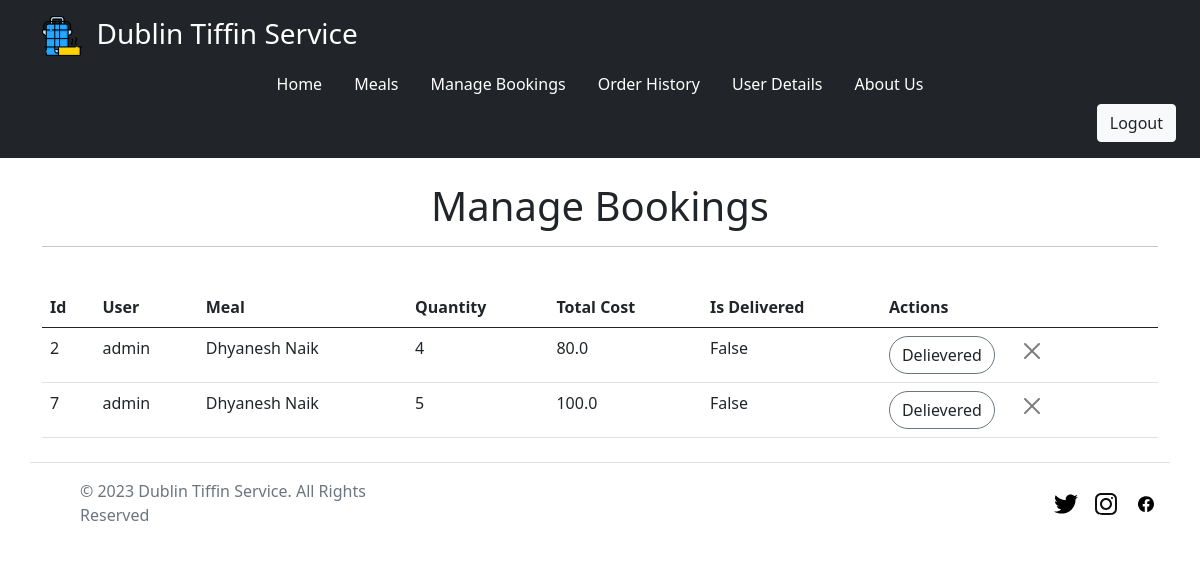
/bookings/ (signed in), run on an earlier commit of the app's database.
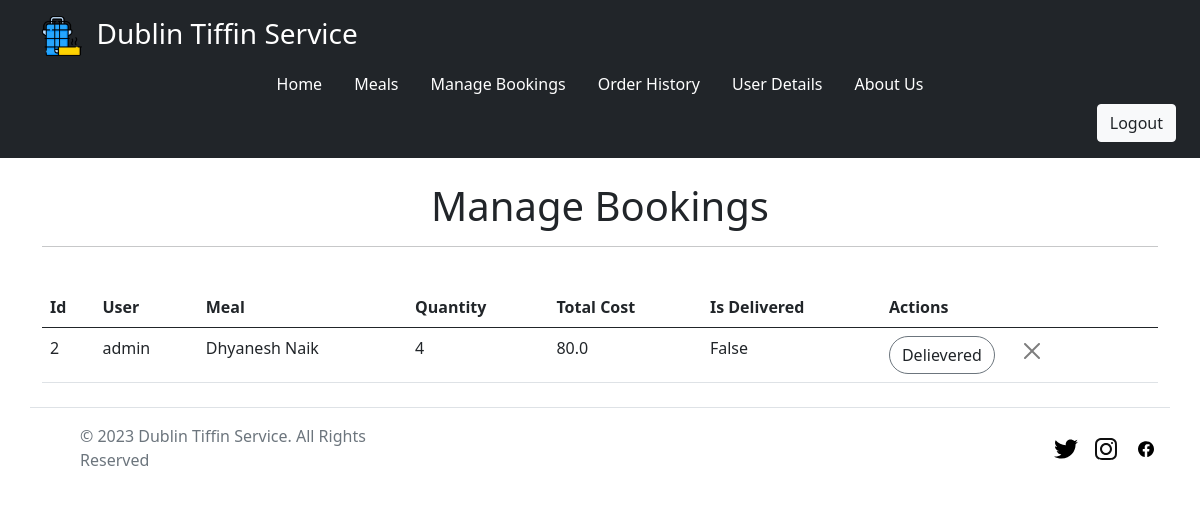
And on a later commit of the database.
### bookings/models.py (models this page shows)
class Bookings(models.Model):
    user_id = models.ForeignKey(User, on_delete=models.CASCADE)
    meal_id = models.ForeignKey(Meals, on_delete=models.CASCADE)
    quantity = models.IntegerField()
    total_cost = models.FloatField()
    is_delievered = models.BooleanField()

### meals/models.py (models this page shows)
class Meals(models.Model):
    name = models.CharField(max_length=100)
    description = models.TextField()
    cost = models.IntegerField()
    image = models.ImageField(upload_to="static/meal_images/")
    is_veg = models.BooleanField()
    def __str__(self):
        return self.name

### bookings/views.py (the view)
# urls.py: path('', views.manage_bookings, name='manage_bookings'),
@login_required
@require_http_methods(["GET"])
def manage_bookings(request):
    data = Bookings.objects.filter(is_delievered=False)
    return render(request, 'bookings/manage_bookings.html', {'bookings': data})

### templates/bookings/manage_bookings.html (shortened to what this page needs)
{% extends '_partials/base.html' %}
{% block body %}
<div class="container">
      <br>
      <h1 class="text-center">Manage Bookings</h1>
      <hr>
      <br>
      <table class="table able-striped table-hover">
            <thead>
                  <tr>
                        <th scope="col">Id</th>
                        <th scope="col">User</th>
                        <th scope="col">Meal</th>
                        <th scope="col">Quantity</th>
                        <th scope="col">Total Cost</th>
                        <th scope="col">Is Delivered</th>
                        <th scope="col">Actions</th>
                  </tr>
            </thead>
            <tbody>
                  {% for booking in bookings %}
                  <tr>
                        <td scope="row">{{ booking.id }}</td>
                        <td>{{ booking.user_id }}</td>
                        <td>{{ booking.meal_id }}</td>
                        <td>{{ booking.quantity }}</td>
                        <td>{{ booking.total_cost }}</td>
                        <td>{{ booking.is_delievered }}</td>
                        <td>
                              <a href="{% url 'update_bookings' booking.id %}"><button
                                    type="button"
                                    class="btn rounded-pill btn-outline-secondary text-dark gradient-custom-4 text-body"
                                    data-bs-toggle="modal">
                                    Delievered
                              </button></a> &nbsp;&nbsp;&nbsp;&nbsp;
                              <a href="{% url 'delete_bookings' booking.id %}"><button type="button" class="btn-close"
                                          aria-label="Close"></button></a></td>
                  </tr>
                  {% endfor %}
            </tbody>
      </table>
</div>
{% endblock %}

What changed in the data, as far as the page shows it:
removed Bookings: id "7", user_id "admin", meal_id "Dhyanesh Naik", quantity "5", total_cost "100.0", is_delievered "False"
